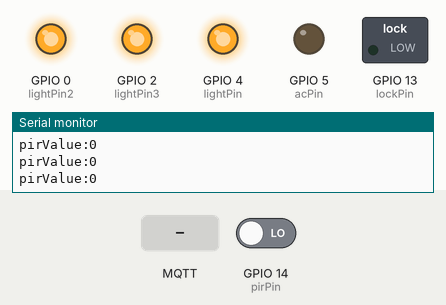
A sketch run on a simulated ESP8266 (NodeMCU). Parts: switched loads named in the sketch (green lamp = pin HIGH), output pins drawn as LEDs (lit = HIGH), the last lines printed to the serial monitor. The test bench sets the inputs (shaded band); at power-on: GPIO 14 (pirPin) LOW. WiFi joins after 1.5 s; servers stay silent unless stated; random numbers use the default seed unless the sketch sets one; no MQTT or app messages arrive unless stated.

Above: at 17.8 s.
17.9 s: GPIO 14 (pirPin) driven HIGH
At 18.8 s:
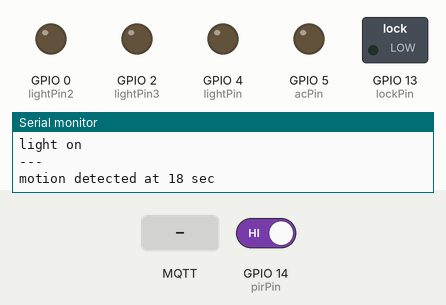
19.6 s: MQTT message "1" arrives on the first subscribed topic
At 20.8 s:
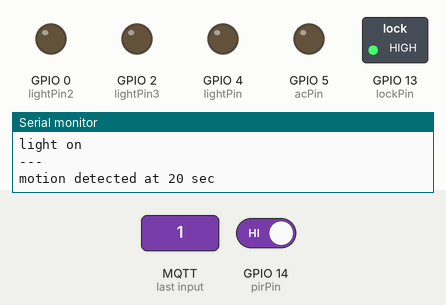
21.2 s: MQTT message "3" arrives on the first subscribed topic
At 22.1 s:
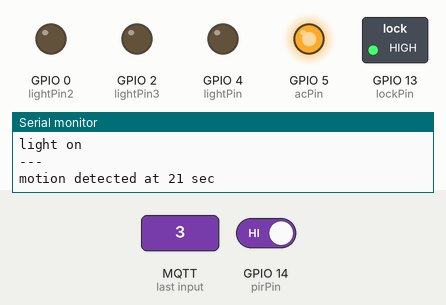
22.8 s: MQTT message "0" arrives on the first subscribed topic
At 23.4 s:
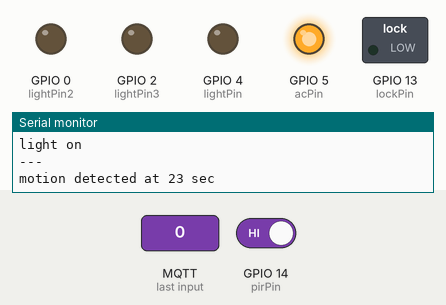
24.4 s: MQTT message "5" arrives on the first subscribed topic
At 24.74 s:
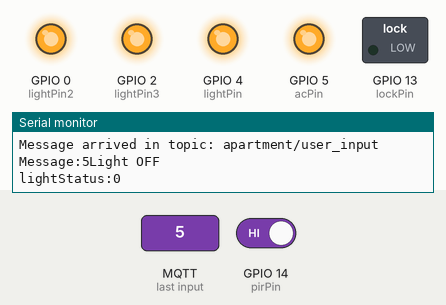
Timing chart, 0 to 27.4 s (numbered marks = the images above; inputs shaded):
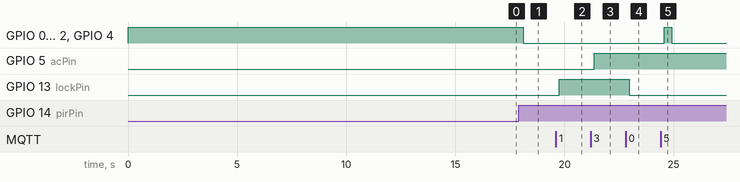

Measured:
- after the input at 17.9 s, GPIO 0 (lightPin2), GPIO 2 (lightPin3), GPIO 4 (lightPin): HIGH → LOW after 0.21 s
- after the input at 19.6 s, GPIO 13 (lockPin): LOW → HIGH after 0.16 s
- after the input at 21.2 s, GPIO 5 (acPin): LOW → HIGH after 0.17 s
- after the input at 22.8 s, GPIO 13 (lockPin): HIGH → LOW after 0.17 s
- after the input at 24.4 s, GPIO 0 (lightPin2), GPIO 2 (lightPin3), GPIO 4 (lightPin): LOW → HIGH after 0.17 s, → LOW 0.35 s later

The sketch:

v13.ino
```cpp
//-----------------------Including library------------------------------//

#include <ESP8266WiFi.h>
#include <PubSubClient.h>
#include<Ticker.h>

int Version=1;

//------------------------PIR CREDENTIALS--------------------------------//


int calibrationTime = 15;
long unsigned int lowIn;

//the amount of milliseconds the sensor has to be low
//before we assume all motion has stopped

long unsigned int pause =150000;

boolean lockLow = true;
boolean takeLowTime;


//--------------------ISR for implementing watchdog-------------------//


Ticker secondTick;
volatile int watchdogCount=0;
void ISRwatchdog(){


  watchdogCount++;
  if(watchdogCount==60){


    Serial.println();
    Serial.print("The watch dog bites......");
    //ESP.reset();
    ESP.restart();
  }
}


//-----------------Defining required pins---------------------------//

#define lockPin 13             // NODE MCU PIN D7
#define acPin 5                // NODE MCU PIN D1
#define lightPin 4             // NODE MCU PIN D2
#define pirPin 14              // NODE MCU PIN D5
//#define ledPin 12              // NODE MCU PIN D6
#define lightPin2 0            //NODE MCU PIN D3
#define lightPin3 2            //NODE MCU PIN D4


//-------------------Defining required variables---------------------//
//long ledonTime = 0;
String lightStatus="0";
//String ledStatus="0";
String lockStatus="0";
String acStatus="0";
String pirStatus="0";

String Status="";
String Status2="";

char msg[6];
char msg2[2];
int pirValue=0;

//-------------------------------WiFi Credentials--------------------//


const char* ssid = "DataSoft_WiFi";
const char* password = "support123";
//const char* mqtt_server = "broker.mqtt-dashboard.com";
const char* mqtt_server = "182.163.112.207";

WiFiClient espClient;
PubSubClient client(espClient);


//---------------------------------------------setup-------------------//


void setup() {
  // put your setup code here, to run once:


Serial.begin(115200);
secondTick.attach(1,ISRwatchdog);

pinMode(lockPin,OUTPUT);
pinMode(acPin,OUTPUT);
pinMode(lightPin,OUTPUT);
pinMode(lightPin2,OUTPUT);
pinMode(lightPin3,OUTPUT);
//pinMode(ledPin,OUTPUT);
pinMode(pirPin,INPUT);


digitalWrite(lockPin,LOW);
digitalWrite(acPin,LOW);
digitalWrite(lightPin,HIGH);
digitalWrite(lightPin2,HIGH);
digitalWrite(lightPin3,HIGH);
//digitalWrite(ledPin,HIGH);

setup_wifi();
client.setServer(mqtt_server, 1883);
client.setCallback(callback);

   //give the sensor some time to calibrate
Serial.print("calibrating sensor ");
for(int i = 0; i < calibrationTime; i++){
      Serial.print(".");
      delay(1000);
      }
    Serial.println(" done");
    Serial.println("SENSOR ACTIVE");
    delay(50);


}


//-------------------------------------------loop-------------------//

void loop()
{

  watchdogCount=0;

 if (!client.connected()) {
    reconnect();
  }
  client.loop();

 //---------------------Updating device status---------------------------------------------//

    if(Version==1)
    {
      Serial.println("Firmware v13.0");
      Version++;
    }

    Status="";
    Status=Status+lockStatus+acStatus+lightStatus;
    Status.toCharArray(msg,6);
    //Serial.print("Device Status:");
    //Serial.println(Status);

    Status2="";
    Status2=Status2+pirStatus;
    Status2.toCharArray(msg2,2);
    delay(250);


  pirValue=digitalRead(pirPin);
  delay(100);
  Serial.print("pirValue:");
  Serial.println(pirValue);
  //Serial.print("lightStatus:");
  //Serial.println(lightStatus);

  if(pirValue== HIGH)// && lightStatus=="0")
  {
        lockLow = true;
        pirStatus="1";
        digitalWrite(lightPin2,LOW);//Light on
        digitalWrite(lightPin3,LOW);
        digitalWrite(lightPin,LOW);
        lightStatus="1";
        Serial.println("light on");

    //digitalWrite(ledPin,LOW);
    //ledStatus="1";
    //Serial.println("led On");

    if(lockLow){
         //makes sure we wait for a transition to LOW before any further output is made:
         lockLow = false;
         Serial.println("---");
         Serial.print("motion detected at ");
         Serial.print(millis()/1000);
         Serial.println(" sec");
         delay(50);
         }
         takeLowTime = true;
       }


  if(pirValue==LOW)

  {

        pirStatus="0";
        if(takeLowTime){
        lowIn = millis();          //save the time of the transition from high to LOW
        takeLowTime = false;       //make sure this is only done at the start of a LOW phase
        }
       //if the sensor is low for more than the given pause,
       //we assume that no more motion is going to happen
       if(!lockLow && millis() - lowIn > pause){
           //makes sure this block of code is only executed again after
           //a new motion sequence has been detected
           lockLow = true;


        digitalWrite(lightPin2,HIGH);//Light off
        digitalWrite(lightPin3,HIGH);
        digitalWrite(lightPin,HIGH);
        lightStatus="0";
        Serial.println("light off");

        Serial.print("motion ended at ");      //output
        Serial.print((millis() - pause)/1000);
        Serial.println(" sec");
        delay(50);
           }
       } }


  /*if(pirValue==HIGH && lightStatus=="1")
  {
    digitalWrite(ledPin,LOW);
    Serial.println("led off");
    ledStatus='0';


  }
  if(ledStatus=="1")
  {

    long now=millis();
    if(now-ledonTime>60000){

        ledonTime=now;
        digitalWrite(ledPin,HIGH);
        ledStatus="0";
  }

}*/


//------------------setup_wifi---------------------//

void setup_wifi() {
   delay(100);
  // We start by connecting to a WiFi network
    Serial.print("Connecting to ");
    Serial.println(ssid);
    WiFi.begin(ssid, password);
    while (WiFi.status() != WL_CONNECTED)
    {
      delay(500);
      Serial.print(".");
    }
  randomSeed(micros());
  Serial.println("");
  Serial.println("WiFi connected");
  Serial.println("IP address: ");
  Serial.println(WiFi.localIP());
}


//----------------------reconnect()--------------------------//

void reconnect() {
  // Loop until we're reconnected
  while (!client.connected())
  {
    Serial.print("Attempting MQTT connection...");
    // Create a random client ID
    String clientId = "ESP32-";
    clientId += String(random(0xffff), HEX);
    // Attempt to connect
    //if your MQTT broker has clientID,username and password
    //please change following line to    if (client.connect(clientId,userName,passWord))
    if (client.connect(clientId.c_str()))
    {
      Serial.println("connected");
     //once connected to MQTT broker, subscribe command if any

     //----------------------Subscribing to required topics-----------------------//


      client.subscribe("apartment/user_input");
      Serial.println("Subsribed to topic: apartment/user_input");
      client.subscribe("apartment/login");
      Serial.println("Subsribed to topic: apartment/login");
      client.subscribe("apartment/reset");
      Serial.println("Subsribed to topic: apartment/reset");


    } else {
      Serial.print("failed, rc=");
      Serial.print(client.state());
      Serial.println(" try again in 5 seconds");
      // Wait 6 seconds before retrying
      delay(5000);
    }
  }
} //end reconnect()


//---------------------------Callback funtion-------------------------------------//

void callback(char* topic, byte* payload, unsigned int length) {

  Serial.print("Message arrived in topic: ");
  Serial.println(topic);

//------------------------user_input for manual load control-----------------//


  if(strcmp(topic, "apartment/user_input") == 0){
  Serial.print("Message:");
  for (int i = 0; i < length; i++) {
    Serial.print((char)payload[i]);
    char data=payload[i];


    if (data=='0')
    {
      digitalWrite(lockPin,LOW);//UNLOCKED
      Serial.println("Door unlocked");
      lockStatus="0";
      }
      if (data=='1')
    {
      digitalWrite(lockPin,HIGH);//Locked
      Serial.println("Door locked");
      lockStatus="1";
      }
      if (data=='2')
    {
      digitalWrite(acPin,LOW);//AC off
      Serial.println("AC Off");
      acStatus="0";

      }
      if (data=='3')
    {
      digitalWrite(acPin,HIGH);//ac on
      Serial.println("AC ON");
      acStatus="1";
      }
      if (data=='5')
    {
      digitalWrite(lightPin,HIGH);//LIGHT OFF
      digitalWrite(lightPin2,HIGH);
      digitalWrite(lightPin3,HIGH);
      //digitalWrite(ledPin,LOW);
      Serial.println("Light OFF");
      //Serial.println("LED ON");

      lightStatus="0";
      //ledStatus="1";
      Serial.print("lightStatus:");
      Serial.println(lightStatus);
      //Serial.print("ledStatus:");
      //Serial.println(ledStatus);


      }
      if (data=='4')
    {
      digitalWrite(lightPin,LOW);//LIGHT ON
      digitalWrite(lightPin2,LOW);
      digitalWrite(lightPin3,LOW);
      Serial.print("Light ON");
      //digitalWrite(ledPin,HIGH);
      //Serial.println("LED OFF");
      lightStatus="1";
      //ledStatus="0";
      Serial.print("lightStatus:");
      Serial.println(lightStatus);
      //Serial.print("ledStatus:");
      //Serial.println(ledStatus);


      }

  }}


//-------------------------Publishing device status upon request from user app--------------------------//


  if(strcmp(topic, "apartment/login") == 0){
  for (int i = 0; i < length; i++) {
    Serial.print((char)payload[i]);
    char data2=payload[i];


    if (data2=='1')
    {

      client.publish("apartment/status",msg);
      Serial.print("Published Status:");
      Serial.println(msg);

      client.publish("apartment/pirStatus",msg2);
      Serial.print("Published pir Status:");
      Serial.println(msg2);
    }

      }

  }

//----------------------Restarting the board from Engineer's end----------------------------//


  if(strcmp(topic, "apartment/reset") == 0){
  Serial.print("Message:");
  for (int i = 0; i < length; i++) {
    Serial.print((char)payload[i]);
    char data3=payload[i];


    if (data3=='1')
    {

      Serial.println("Resetting Device.........");
       ESP.restart();
      }}}


}
```
